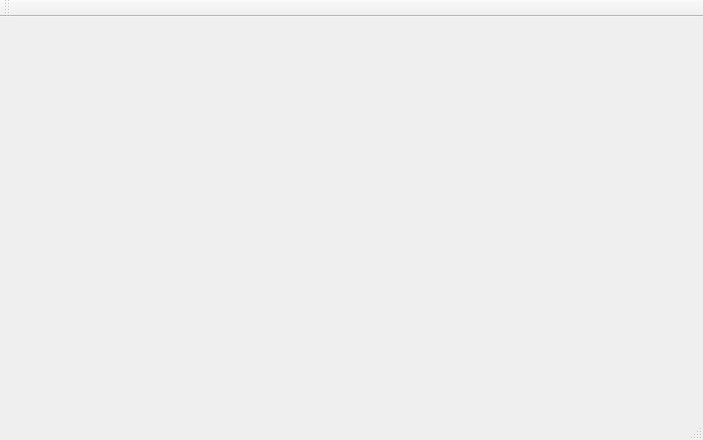
<?xml version="1.0" encoding="UTF-8"?>
<ui version="4.0">
 <class>MainWindow</class>
 <widget class="QMainWindow" name="MainWindow">
  <property name="geometry">
   <rect>
    <x>0</x>
    <y>0</y>
    <width>703</width>
    <height>440</height>
   </rect>
  </property>
  <property name="windowTitle">
   <string>MainWindow</string>
  </property>
  <widget class="QWidget" name="centralWidget">
   <widget class="QConsole" name="widget" native="true">
    <property name="geometry">
     <rect>
      <x>10</x>
      <y>270</y>
      <width>671</width>
      <height>91</height>
     </rect>
    </property>
   </widget>
   <widget class="GLWidget" name="glWidget" native="true">
    <property name="geometry">
     <rect>
      <x>80</x>
      <y>50</y>
      <width>551</width>
      <height>191</height>
     </rect>
    </property>
   </widget>
  </widget>
  <widget class="QMenuBar" name="menuBar">
   <property name="geometry">
    <rect>
     <x>0</x>
     <y>0</y>
     <width>703</width>
     <height>27</height>
    </rect>
   </property>
  </widget>
  <widget class="QToolBar" name="mainToolBar">
   <attribute name="toolBarArea">
    <enum>TopToolBarArea</enum>
   </attribute>
   <attribute name="toolBarBreak">
    <bool>false</bool>
   </attribute>
  </widget>
  <widget class="QStatusBar" name="statusBar"/>
 </widget>
 <layoutdefault spacing="6" margin="11"/>
 <customwidgets>
  <customwidget>
   <class>QConsole</class>
   <extends>QWidget</extends>
   <header>qconsole.h</header>
   <container>1</container>
  </customwidget>
  <customwidget>
   <class>GLWidget</class>
   <extends>QWidget</extends>
   <header>glWidget.h</header>
   <container>1</container>
  </customwidget>
 </customwidgets>
 <resources/>
 <connections/>
</ui>
